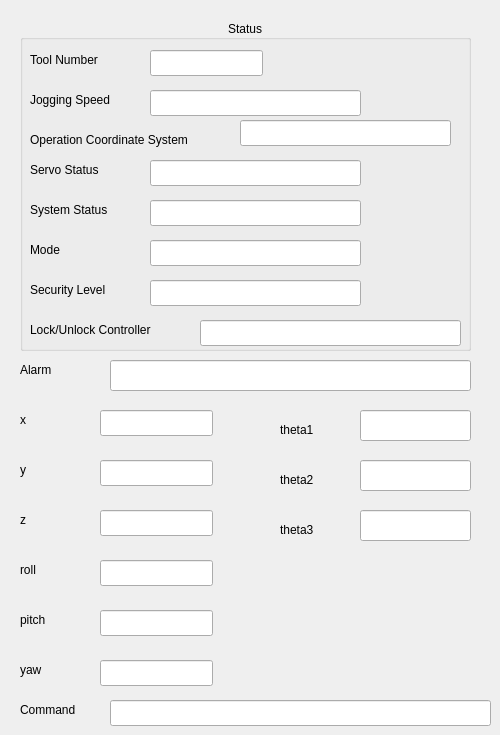
     <widget class="QWidget" name="tab_4">
      <attribute name="title">
       <string>DELTA 1</string>
      </attribute>
      <widget class="QLabel" name="label_17">
       <property name="geometry">
        <rect>
         <x>20</x>
         <y>410</y>
         <width>31</width>
         <height>20</height>
        </rect>
       </property>
       <property name="text">
        <string>x </string>
       </property>
      </widget>
      <widget class="QLineEdit" name="lnERecv_theta1_1">
       <property name="geometry">
        <rect>
         <x>360</x>
         <y>410</y>
         <width>111</width>
         <height>31</height>
        </rect>
       </property>
      </widget>
      <widget class="QLabel" name="label_19">
       <property name="geometry">
        <rect>
         <x>280</x>
         <y>420</y>
         <width>63</width>
         <height>20</height>
        </rect>
       </property>
       <property name="text">
        <string>theta1</string>
       </property>
      </widget>
      <widget class="QLineEdit" name="lnECmd1">
       <property name="geometry">
        <rect>
         <x>110</x>
         <y>700</y>
         <width>381</width>
         <height>26</height>
        </rect>
       </property>
      </widget>
      <widget class="QLineEdit" name="lnERecv_roll1">
       <property name="geometry">
        <rect>
         <x>100</x>
         <y>560</y>
         <width>113</width>
         <height>26</height>
        </rect>
       </property>
      </widget>
      <widget class="QLabel" name="label_20">
       <property name="geometry">
        <rect>
         <x>20</x>
         <y>610</y>
         <width>51</width>
         <height>20</height>
        </rect>
       </property>
       <property name="text">
        <string>pitch</string>
       </property>
      </widget>
      <widget class="QLineEdit" name="lnERecv_y1">
       <property name="geometry">
        <rect>
         <x>100</x>
         <y>460</y>
         <width>113</width>
         <height>26</height>
        </rect>
       </property>
      </widget>
      <widget class="QLabel" name="label_21">
       <property name="geometry">
        <rect>
         <x>20</x>
         <y>560</y>
         <width>41</width>
         <height>20</height>
        </rect>
       </property>
       <property name="text">
        <string>roll</string>
       </property>
      </widget>
      <widget class="QLineEdit" name="lnERecv_theta3_1">
       <property name="geometry">
        <rect>
         <x>360</x>
         <y>510</y>
         <width>111</width>
         <height>31</height>
        </rect>
       </property>
      </widget>
      <widget class="QLineEdit" name="lnERecv_x1">
       <property name="geometry">
        <rect>
         <x>100</x>
         <y>410</y>
         <width>113</width>
         <height>26</height>
        </rect>
       </property>
      </widget>
      <widget class="QLineEdit" name="lnERecv_pitch1">
       <property name="geometry">
        <rect>
         <x>100</x>
         <y>610</y>
         <width>113</width>
         <height>26</height>
        </rect>
       </property>
      </widget>
      <widget class="QLabel" name="label_22">
       <property name="geometry">
        <rect>
         <x>20</x>
         <y>660</y>
         <width>63</width>
         <height>20</height>
        </rect>
       </property>
       <property name="text">
        <string>yaw</string>
       </property>
      </widget>
      <widget class="QLineEdit" name="lnERecv_z1">
       <property name="geometry">
        <rect>
         <x>100</x>
         <y>510</y>
         <width>113</width>
         <height>26</height>
        </rect>
       </property>
      </widget>
      <widget class="QLineEdit" name="lnERecv_yaw1">
       <property name="geometry">
        <rect>
         <x>100</x>
         <y>660</y>
         <width>113</width>
         <height>26</height>
        </rect>
       </property>
      </widget>
      <widget class="QLabel" name="label_23">
       <property name="geometry">
        <rect>
         <x>280</x>
         <y>520</y>
         <width>63</width>
         <height>20</height>
        </rect>
       </property>
       <property name="text">
        <string>theta3</string>
       </property>
      </widget>
      <widget class="QLineEdit" name="lnERecv_theta2_1">
       <property name="geometry">
        <rect>
         <x>360</x>
         <y>460</y>
         <width>111</width>
         <height>31</height>
        </rect>
       </property>
      </widget>
      <widget class="QLabel" name="label_24">
       <property name="geometry">
        <rect>
         <x>20</x>
         <y>460</y>
         <width>21</width>
         <height>20</height>
        </rect>
       </property>
       <property name="text">
        <string>y</string>
       </property>
      </widget>
      <widget class="QLabel" name="label_25">
       <property name="geometry">
        <rect>
         <x>20</x>
         <y>700</y>
         <width>81</width>
         <height>20</height>
        </rect>
       </property>
       <property name="text">
        <string>Command</string>
       </property>
      </widget>
      <widget class="QLabel" name="label_26">
       <property name="geometry">
        <rect>
         <x>20</x>
         <y>510</y>
         <width>31</width>
         <height>20</height>
        </rect>
       </property>
       <property name="text">
        <string>z</string>
       </property>
      </widget>
      <widget class="QLabel" name="label_27">
       <property name="geometry">
        <rect>
         <x>280</x>
         <y>470</y>
         <width>63</width>
         <height>20</height>
        </rect>
       </property>
       <property name="text">
        <string>theta2</string>
       </property>
      </widget>
      <widget class="QGroupBox" name="groupBox_6">
       <property name="geometry">
        <rect>
         <x>20</x>
         <y>20</y>
         <width>451</width>
         <height>331</height>
        </rect>
       </property>
       <property name="title">
        <string>Status</string>
       </property>
       <property name="alignment">
        <set>Qt::AlignCenter</set>
       </property>
       <widget class="QLabel" name="label_49">
        <property name="geometry">
         <rect>
          <x>10</x>
          <y>30</y>
          <width>101</width>
          <height>20</height>
         </rect>
        </property>
        <property name="text">
         <string>Tool Number</string>
        </property>
       </widget>
       <widget class="QLabel" name="label_50">
        <property name="geometry">
         <rect>
          <x>10</x>
          <y>70</y>
          <width>111</width>
          <height>20</height>
         </rect>
        </property>
        <property name="text">
         <string>Jogging Speed</string>
        </property>
       </widget>
       <widget class="QLabel" name="label_51">
        <property name="geometry">
         <rect>
          <x>10</x>
          <y>180</y>
          <width>101</width>
          <height>20</height>
         </rect>
        </property>
        <property name="text">
         <string>System Status</string>
        </property>
       </widget>
       <widget class="QLabel" name="label_52">
        <property name="geometry">
         <rect>
          <x>10</x>
          <y>140</y>
          <width>101</width>
          <height>20</height>
         </rect>
        </property>
        <property name="text">
         <string>Servo Status</string>
        </property>
       </widget>
       <widget class="QLabel" name="label_53">
        <property name="geometry">
         <rect>
          <x>10</x>
          <y>110</y>
          <width>201</width>
          <height>20</height>
         </rect>
        </property>
        <property name="text">
         <string>Operation Coordinate System</string>
        </property>
       </widget>
       <widget class="QLineEdit" name="lnE_ToolNum2">
        <property name="geometry">
         <rect>
          <x>130</x>
          <y>30</y>
          <width>113</width>
          <height>26</height>
         </rect>
        </property>
       </widget>
       <widget class="QLineEdit" name="lnE_JogSp2">
        <property name="geometry">
         <rect>
          <x>130</x>
          <y>70</y>
          <width>211</width>
          <height>26</height>
         </rect>
        </property>
       </widget>
       <widget class="QLineEdit" name="lnE_Coord2">
        <property name="geometry">
         <rect>
          <x>220</x>
          <y>100</y>
          <width>211</width>
          <height>26</height>
         </rect>
        </property>
       </widget>
       <widget class="QLineEdit" name="lnE_ServoStt2">
        <property name="geometry">
         <rect>
          <x>130</x>
          <y>140</y>
          <width>211</width>
          <height>26</height>
         </rect>
        </property>
       </widget>
       <widget class="QLineEdit" name="lnE_SysStt2">
        <property name="geometry">
         <rect>
          <x>130</x>
          <y>180</y>
          <width>211</width>
          <height>26</height>
         </rect>
        </property>
       </widget>
       <widget class="QLabel" name="label_66">
        <property name="geometry">
         <rect>
          <x>10</x>
          <y>260</y>
          <width>101</width>
          <height>20</height>
         </rect>
        </property>
        <property name="text">
         <string>Security Level</string>
        </property>
       </widget>
       <widget class="QLabel" name="label_67">
        <property name="geometry">
         <rect>
          <x>10</x>
          <y>220</y>
          <width>63</width>
          <height>20</height>
         </rect>
        </property>
        <property name="text">
         <string>Mode</string>
        </property>
       </widget>
       <widget class="QLineEdit" name="lnE_Seclvl2">
        <property name="geometry">
         <rect>
          <x>130</x>
          <y>260</y>
          <width>211</width>
          <height>26</height>
         </rect>
        </property>
       </widget>
       <widget class="QLineEdit" name="lnE_Mode2">
        <property name="geometry">
         <rect>
          <x>130</x>
          <y>220</y>
          <width>211</width>
          <height>26</height>
         </rect>
        </property>
       </widget>
       <widget class="QLabel" name="label_73">
        <property name="geometry">
         <rect>
          <x>10</x>
          <y>300</y>
          <width>161</width>
          <height>20</height>
         </rect>
        </property>
        <property name="text">
         <string>Lock/Unlock Controller</string>
        </property>
       </widget>
       <widget class="QLineEdit" name="lnELockRBC2">
        <property name="geometry">
         <rect>
          <x>180</x>
          <y>300</y>
          <width>261</width>
          <height>26</height>
         </rect>
        </property>
       </widget>
      </widget>
      <widget class="QLabel" name="label_45">
       <property name="geometry">
        <rect>
         <x>20</x>
         <y>360</y>
         <width>63</width>
         <height>20</height>
        </rect>
       </property>
       <property name="text">
        <string>Alarm</string>
       </property>
      </widget>
      <widget class="QLineEdit" name="lnERB2Ala">
       <property name="geometry">
        <rect>
         <x>110</x>
         <y>360</y>
         <width>361</width>
         <height>31</height>
        </rect>
       </property>
      </widget>
     </widget>
